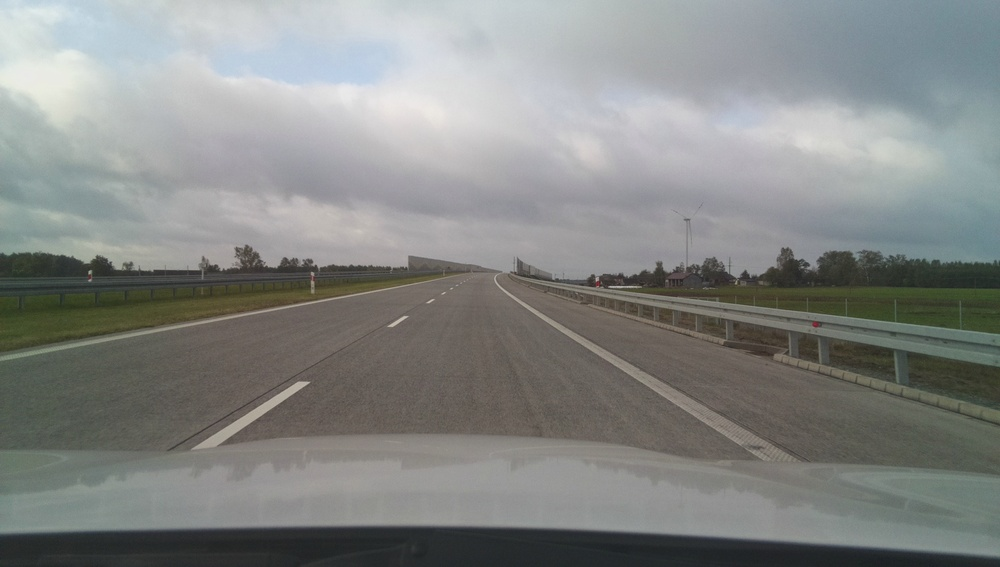
#> input picture advanced lane finding/img/photo_1.jpg, 1000 x 567 px, shrunk from 1920 x 1088 before the run
$ jupyter execute --allow-errors soebel.ipynb   (shell and % lines are left out)   (older library calls are emulated)
#> lines starting #> are read from the running program, lines starting #| are printed output that depends on the picture; after the words box and inside, x2 and y2 are one past the last pixel; in counts of white or black regions, pixels touching at a corner belong together
[cell 1]
import cv2
import matplotlib.pyplot as plt

img = cv2.imread('img/photo_1.jpg')
#> img is the input picture: shape (567, 1000, 3); mean B, G, R 133, 135.2, 132.7
gray = cv2.cvtColor(img, cv2.COLOR_BGR2GRAY)

plt.imshow(gray, cmap='gray')
plt.show()

[cell 2]
sobelx = cv2.Sobel(gray, cv2.CV_64F, 1, 0, ksize=3)
sobely = cv2.Sobel(gray, cv2.CV_64F, 0, 1, ksize=3)
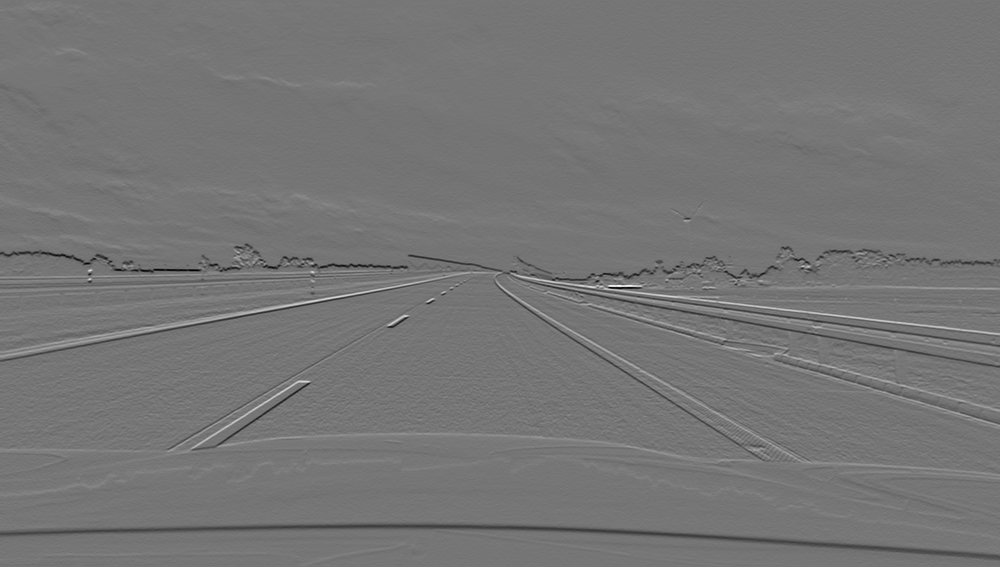
#> sobely: shape (567, 1000) float64; min -429, max 497, mean -2; drawn with min black and max white
#> (the rest of this cell did not finish here and is left out)

[cell 3]
import numpy as np
gradmag = np.sqrt(sobelx**2 + sobely**2)
gradmag = np.uint8(255*gradmag/np.max(gradmag))
gradmag

[cell 4]
sxbinary = np.zeros_like(gradmag)
sxbinary[(gradmag >= 30) & (gradmag <= 100)] = 1
sxbinary

[cell 5]
plt.imshow(sxbinary, cmap='gray')
plt.show()
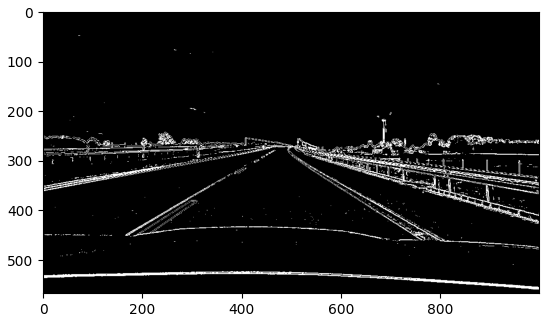
#> figure drawn by matplotlib, 1 panel

[cell 6]
thresh_min = 20
thresh_max = 120
#> (the rest of this cell did not finish here and is left out)

#> (a cell that did not finish here is left out)

[cell 8]
sxbinary.shape

[cell 9]

plt.imshow(sxbinary, cmap='gray')
plt.show

[cell 10]
image = cv2.imread('img/signs_vehicles_xygrad.png')
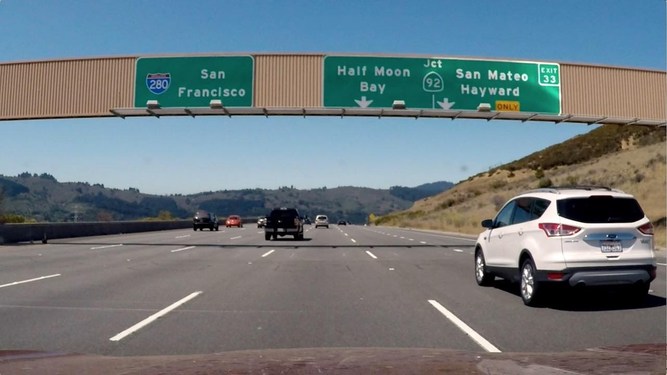
#> input picture advanced lane finding/img/signs_vehicles_xygrad.png, 667 x 375 px, shrunk from 1280 x 720 before the run
#> image is the input picture: shape (375, 667, 3); mean B, G, R 127.5, 121.6, 109.2
image = cv2.cvtColor(image, cv2.COLOR_BGR2GRAY)
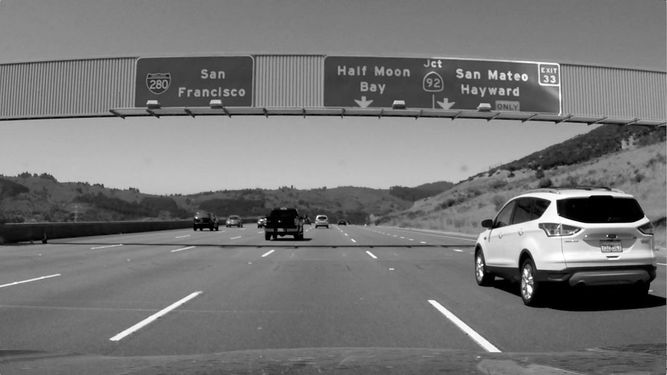
#> image: shape (375, 667); min 0, max 255, mean 118.6

[cell 11]
def abs_sobel_thresh(img, orient='x', sobel_kernel=3, thresh=(0, 255)):
    # Calculate directional gradient
    # Apply threshold
#> called with orient = 'x', sobel_kernel = 3, thresh = (20, 130)
    if orient == "x":
        sobel = cv2.Sobel(gray, cv2.CV_64F, 1, 0)
    else:
        sobel = cv2.Sobel(gray, cv2.CV_64F, 0, 1)
    # 3) Take the absolute value of the derivative or gradient
    abs_sobelx = np.absolute(sobel)
    # 4) Scale to 8-bit (0 - 255) then convert to type = np.uint8
    scaled_sobel = np.uint8(255*abs_sobelx/np.max(abs_sobelx))
    # 5) Create a mask of 1's where the scaled gradient magnitude
    sxbinary = np.zeros_like(scaled_sobel)
    sxbinary[(scaled_sobel >= thresh_min) & (scaled_sobel <= thresh_max)] = 1

    return sxbinary

def mag_thresh(image, sobel_kernel=3, mag_thresh=(0, 255)):
    # Calculate gradient magnitude
    # Apply threshold
    sobelx = cv2.Sobel(gray, cv2.CV_64F, 1, 0, ksize=sobel_kernel)
    sobely = cv2.Sobel(gray, cv2.CV_64F, 0, 1, ksize=sobel_kernel)
    # 3) Take the absolute value of the derivative or gradient
    gradmag = np.sqrt(sobelx**2 + sobely**2)
    # 4) Scale to 8-bit (0 - 255) then convert to type = np.uint8
    gradmag = np.uint8(255*gradmag/np.max(gradmag))

    # 5) Create a mask of 1's where the scaled gradient magnitude
    mag_binary = np.zeros_like(gradmag)
    mag_binary[(gradmag >= mag_thresh[0]) & (gradmag <= mag_thresh[1])] = 1

    return mag_binary

def dir_threshold(image, sobel_kernel=3, thresh=(0, np.pi/2)):
    # Calculate gradient direction
    # Apply threshold
    # Grayscale
    gray = cv2.cvtColor(img, cv2.COLOR_RGB2GRAY)
    # Calculate the x and y gradients
    sobelx = cv2.Sobel(gray, cv2.CV_64F, 1, 0, ksize=sobel_kernel)
    sobely = cv2.Sobel(gray, cv2.CV_64F, 0, 1, ksize=sobel_kernel)
    # Take the absolute value of the gradient direction,
    # apply a threshold, and create a binary image result
    absgraddir = np.arctan2(np.absolute(sobely), np.absolute(sobelx))
    binary_output =  np.zeros_like(absgraddir)
    binary_output[(absgraddir >= thresh[0]) & (absgraddir <= thresh[1])] = 1

    return binary_output

[cell 12]
# Choose a Sobel kernel size
ksize = 3 # Choose a larger odd number to smooth gradient measurements

# Apply each of the thresholding functions
gradx = abs_sobel_thresh(image, orient='x', sobel_kernel=ksize, thresh=(20, 130))
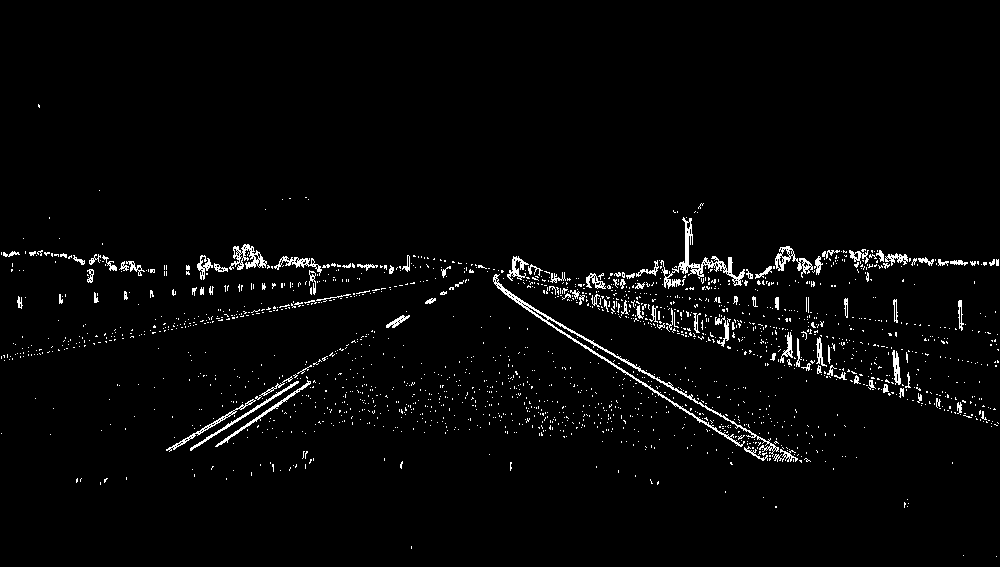
#> gradx: shape (567, 1000); values 0 (black) and 1 (white), 2.6% white in thin lines or dots, all inside (x1, y1, x2, y2) = (1, 104, 999, 557)
grady = abs_sobel_thresh(image, orient='y', sobel_kernel=ksize, thresh=(20, 130))
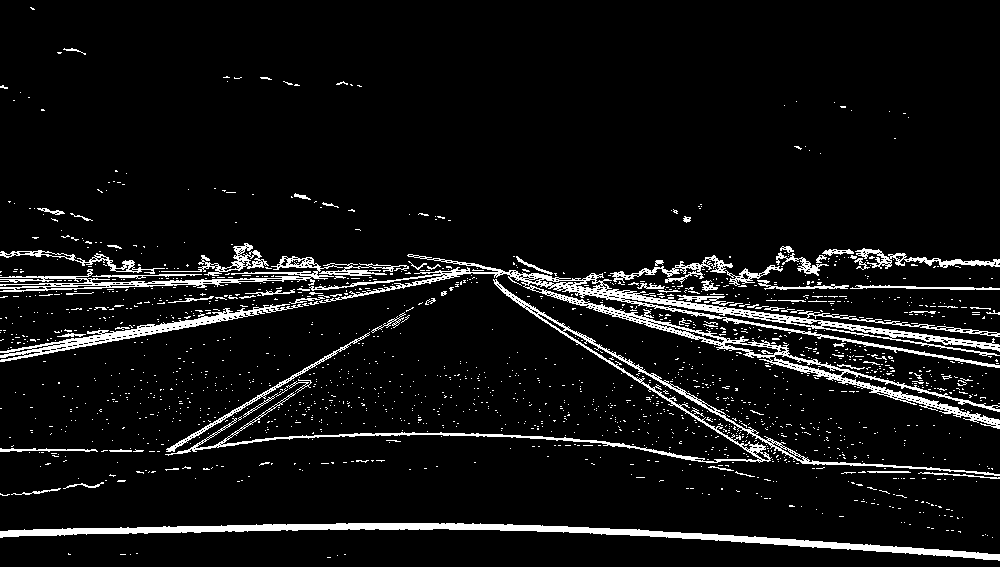
#> grady: shape (567, 1000); values 0 (black) and 1 (white), 7% white; 1711 white regions (1630 under 20 px), largest, box (x1, y1, x2, y2) and area: (309, 254, 1000, 429) 10356, (0, 523, 1000, 561) 6322, (165, 279, 1000, 476) 4571
mag_binary = mag_thresh(image, sobel_kernel=ksize, mag_thresh=(20, 130))
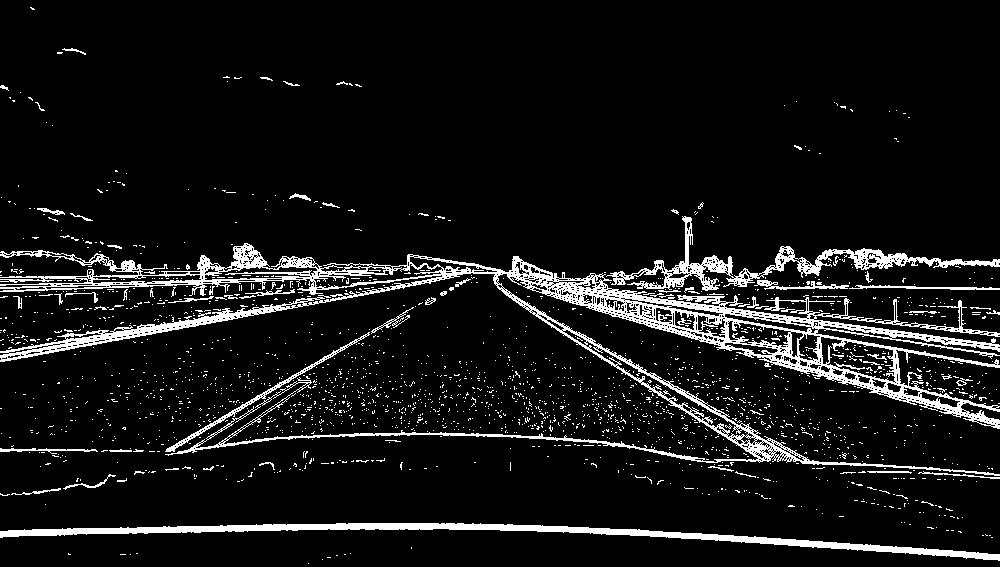
#> mag_binary: shape (567, 1000); values 0 (black) and 1 (white), 8.3% white; 2118 white regions (2054 under 20 px), largest, box (x1, y1, x2, y2) and area: (0, 243, 1000, 476) 27100, (0, 523, 1000, 561) 6333, (606, 216, 1000, 291) 3999
dir_binary = dir_threshold(image, sobel_kernel=ksize, thresh=(0.7, 1.3))
#> in dir_threshold, `absgraddir = np.arctan2(np.absolute(sobely), np.absolute(sobelx))`:
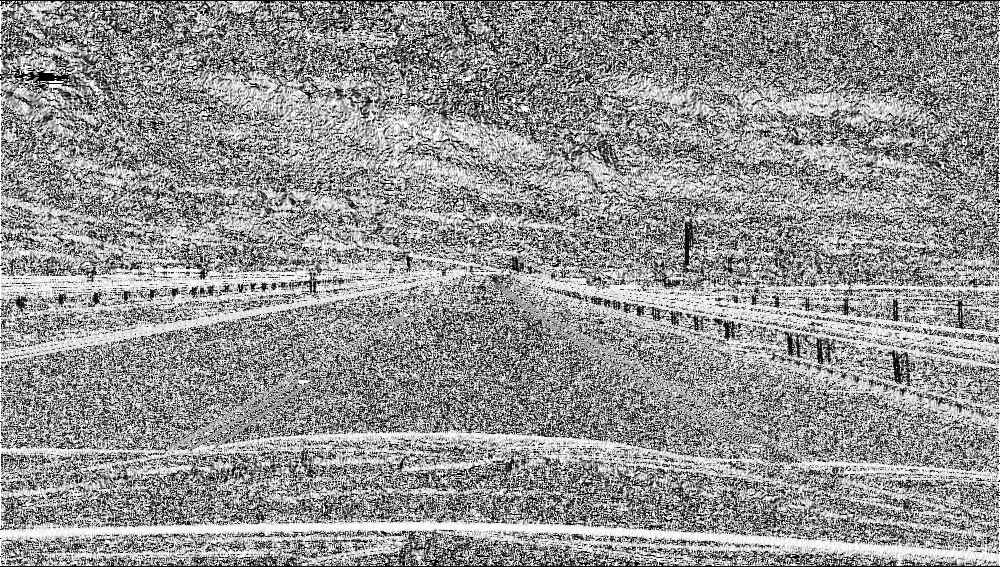
#> absgraddir: shape (567, 1000) float64; min 0, max 1.57, mean 0.913; drawn with min black and max white
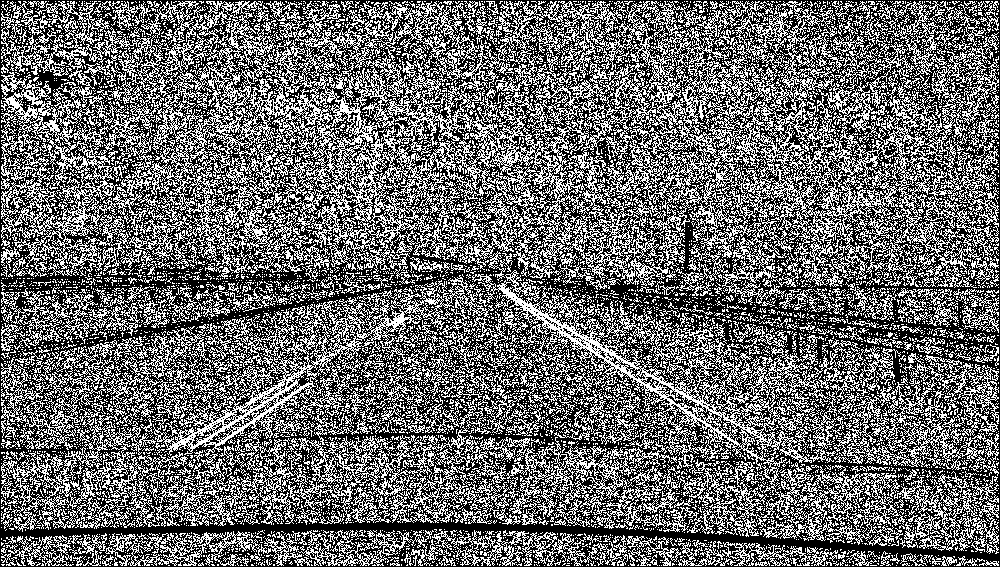
#> dir_binary: shape (567, 1000) float64; values 0 (black) and 1 (white), 41.8% white in thin lines or dots

[cell 13]
gradx_bin = np.zeros_like(gradmag)
sxbinary[(gradmag >= 30) & (gradmag <= 100)] = 1

[cell 14]
mag_binary.shape
#> Out = (567, 1000)

[cell 15]
combined = np.zeros_like(dir_binary)
combined[((gradx == 1) & (grady == 1)) | ((mag_binary == 1) & (dir_binary == 1))] = 1

[cell 16]
f, (ax1, ax2,ax3) = plt.subplots(1, 3, figsize=(24, 9))

f.tight_layout()
ax1.imshow(image, cmap="gray")
ax1.set_title('Gray image', fontsize=20)

ax2.imshow(gradx, cmap="gray")
ax2.set_title('gradx', fontsize=20)

ax3.imshow(grady, cmap="gray")
ax3.set_title('grady', fontsize=20)
plt.show()

f2, (ax1, ax2, ax3) = plt.subplots(1, 3, figsize=(24, 9))
f2.tight_layout()

ax1.imshow(mag_binary, cmap="gray")
ax1.set_title('mag_binary', fontsize=20)

ax2.imshow(dir_binary, cmap="gray")
ax2.set_title('dir_binary', fontsize=20)

ax3.imshow(combined, cmap="gray")
ax3.set_title('combined', fontsize=20)


plt.subplots_adjust(left=0., right=1, top=0.9, bottom=0.)
plt.show()
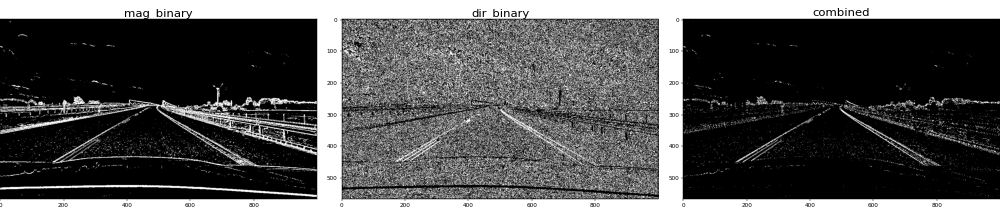
#> figure drawn by matplotlib, 3 panels
